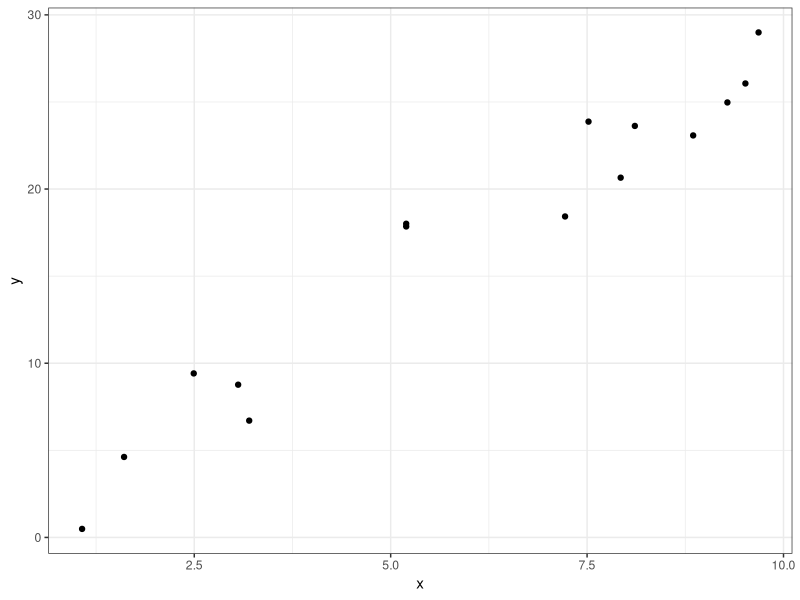
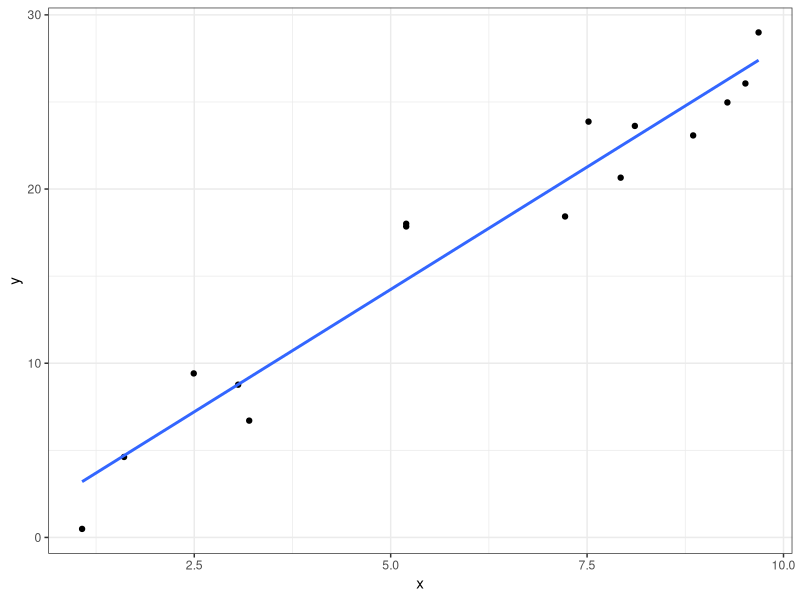
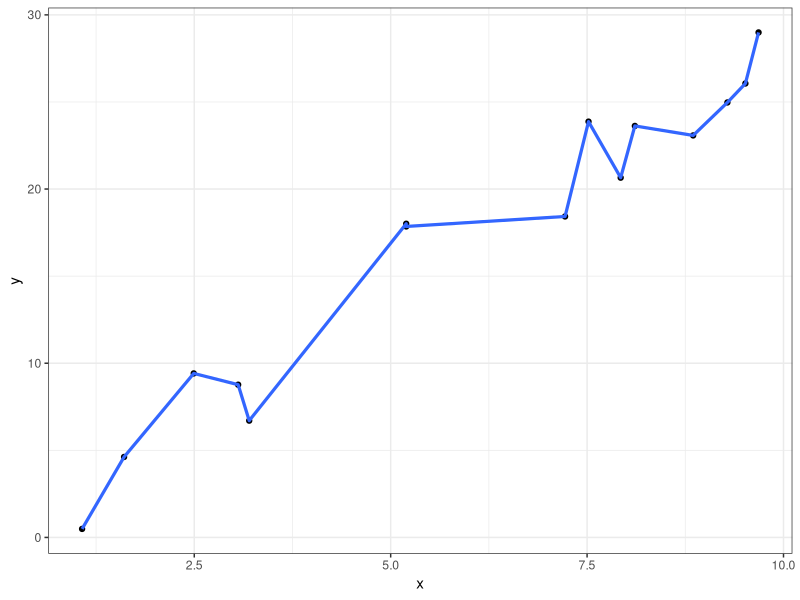
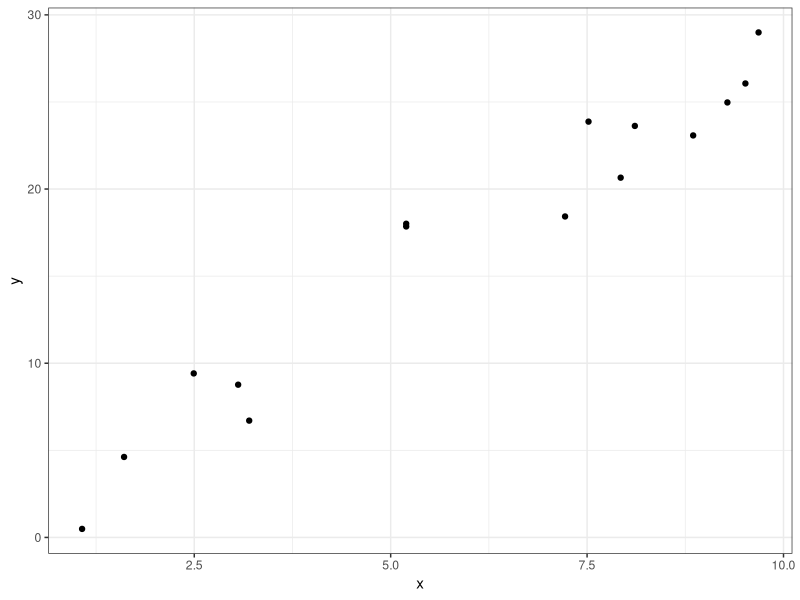
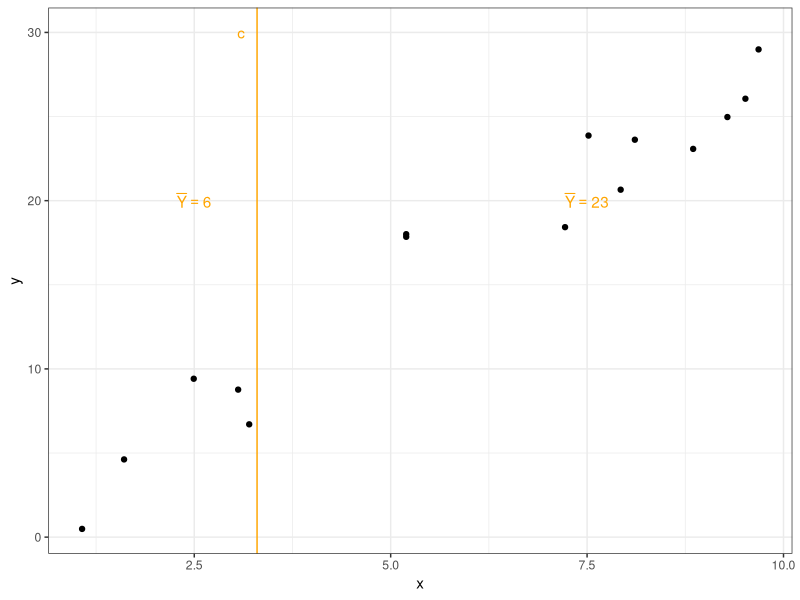
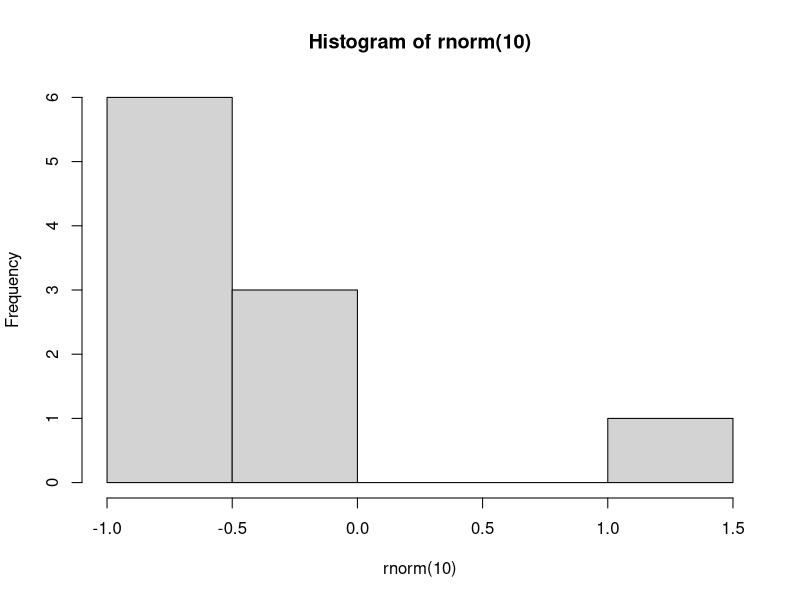

These charts were generated, in order, by the following R code:
### R code from vignette source 'slides_91.Rnw'

###################################################
### code chunk number 1: slides_91.Rnw:40-41
###################################################
options(scipen=1, digits=2)


###################################################
### code chunk number 2: packages
###################################################
set.seed(60637)
library(ggplot2)


###################################################
### code chunk number 3: slides_91.Rnw:229-238
###################################################
x <- runif(15, 1, 10)
y <- 3*x + rnorm(15, sd = 2)


ggplot(data.frame(x = x, y = y), aes(x = x, y = y)) +
    geom_point() +
    theme_bw()




###################################################
### code chunk number 4: slides_91.Rnw:263-269
###################################################
ggplot(data.frame(x = x, y = y), aes(x = x, y = y)) +
    geom_point() +
    geom_smooth(method = 'lm', se = FALSE) +
    theme_bw()




###################################################
### code chunk number 5: slides_91.Rnw:294-300
###################################################
ggplot(data.frame(x = x, y = y), aes(x = x, y = y)) +
    geom_point() +
    geom_line(color = '#3366FF', lwd = 1.1) +
    theme_bw()




###################################################
### code chunk number 6: slides_91.Rnw:437-442
###################################################

ggplot(data.frame(x = x, y = y), aes(x = x, y = y)) +
    geom_point() +
    theme_bw()



###################################################
### code chunk number 7: slides_91.Rnw:466-483
###################################################
minc <- function(c){
    sum((y[which(x <=c)] - mean(y[which(x <=c)]))^2) + 
        sum((y[which(x >c)] - mean(y[which(x >c)]))^2)
}

newmin <- x[which.min(sapply(x, minc))]+.1

ggplot(data.frame(x = x, y = y), aes(x = x, y = y)) +
    geom_point() +
    theme_bw() +
    geom_vline(xintercept = newmin, color = 'orange') +
    annotate('text', y = 30, x = newmin-.2, label = 'c', color = 'orange') +
    annotate('text', y = c(20, 20), x = c(2.5, 7.5),
             label = paste0(expression(bar(Y)),'==',
                            round(c(mean(y[which(x <=newmin)]), mean(y[which(x >newmin)])), 3) ),
             color = 'orange', parse = TRUE)



###################################################
### code chunk number 8: slides_91.Rnw:643-644
###################################################
hist(rnorm(10))


